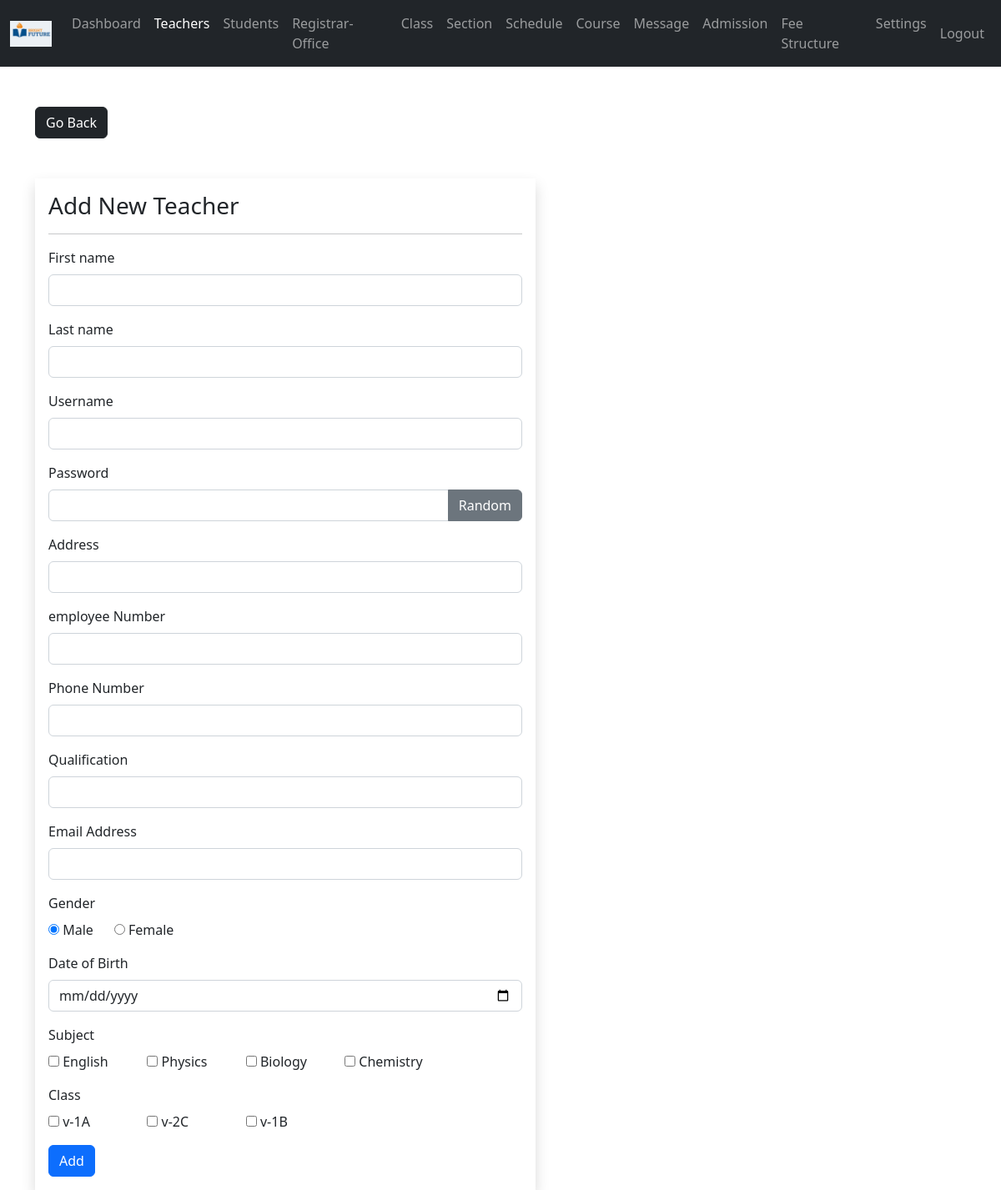
/admin/teacher-add.php (signed in), run on the app's committed database.
### tables this page shows
CREATE TABLE `subjects` (
  `subject_id` int(11) NOT NULL,
  `subject` varchar(31) NOT NULL,
  `subject_code` varchar(31) NOT NULL,
  `grade` int(11) NOT NULL
);

CREATE TABLE `class` (
  `class_id` int(11) NOT NULL,
  `grade` int(11) NOT NULL,
  `section` int(11) NOT NULL
);

CREATE TABLE `grades` (
  `grade_id` int(11) NOT NULL,
  `grade` varchar(31) NOT NULL,
  `grade_code` varchar(31) NOT NULL
);

CREATE TABLE `section` (
  `section_id` int(11) NOT NULL,
  `section` varchar(7) NOT NULL
);

### admin/data/subject.php (called while the page is built, shortened)
<?php
function getAllSubjects($conn){
   $sql = "SELECT * FROM subjects";
   $stmt = $conn->prepare($sql);
   $stmt->execute();
   if ($stmt->rowCount() >= 1) {
     $subjects = $stmt->fetchAll();
     return $subjects;
   }else {
   	return 0;
   }
}
 ?>

### admin/data/class.php (called while the page is built, shortened)
<?php
function getAllClasses($conn){
   $sql = "SELECT * FROM class";
   $stmt = $conn->prepare($sql);
   $stmt->execute();
   if ($stmt->rowCount() >= 1) {
     $classes = $stmt->fetchAll();
     return $classes;
   }else {
    return 0;
   }
}

### admin/data/grade.php (called while the page is built, shortened)
<?php
function getGradeById($grade_id, $conn){
   $sql = "SELECT * FROM grades
           WHERE grade_id=?";
   $stmt = $conn->prepare($sql);
   $stmt->execute([$grade_id]);
   if ($stmt->rowCount() == 1) {
     $grade = $stmt->fetch();
     return $grade;
   }else {
    return 0;
   }
}

### admin/data/section.php (called while the page is built, shortened)
<?php
function getSectioById($section_id, $conn){
   $sql = "SELECT * FROM section
           WHERE section_id=?";
   $stmt = $conn->prepare($sql);
   $stmt->execute([$section_id]);
   if ($stmt->rowCount() == 1) {
     $section = $stmt->fetch();
     return $section;
   }else {
    return 0;
   }
}

### admin/teacher-add.php (the view, shortened to what this page needs)
<?php
if (isset($_SESSION['admin_id']) &&
    isset($_SESSION['role'])) {
    if ($_SESSION['role'] == 'Admin') {
       include "../DB_connection.php";
       include "data/subject.php";
       include "data/grade.php";
       include "data/section.php";
       include "data/class.php";
       $subjects = getAllSubjects($conn);
       $classes = getAllClasses($conn);
       $fname = '';
       $lname = '';
       $uname = '';
       $address = '';
       $en = '';
       $pn = '';
       $qf = '';
       $email = '';
 ?>
<!DOCTYPE html>
<html lang="en">
<head>
	<link rel="stylesheet" href="https://cdn.jsdelivr.net/npm/bootstrap@5.2.0/dist/css/bootstrap.min.css">
	<link rel="stylesheet" href="../css/style.css">
  <link rel="stylesheet" href="https://cdnjs.cloudflare.com/ajax/libs/font-awesome/4.7.0/css/font-awesome.min.css">
</head>
<body>
    <?php
        include "inc/navbar.php";
     ?>
     <div class="container mt-5">
        <a href="teacher.php"
           class="btn btn-dark">Go Back</a>
        <form method="post"
              class="shadow p-3 mt-5 form-w"
              action="req/teacher-add.php">
        <h3>Add New Teacher</h3><hr>
        <div class="mb-3">
          <label class="form-label">First name</label>
          <input type="text"
                 class="form-control"
                 value="<?=$fname?>"
                 name="fname">
        </div>
        <div class="mb-3">
          <label class="form-label">Last name</label>
          <input type="text"
                 class="form-control"
                 value="<?=$lname?>"
                 name="lname">
        </div>
        <div class="mb-3">
          <label class="form-label">Username</label>
          <input type="text"
                 class="form-control"
                 value="<?=$uname?>"
                 name="username">
        </div>
        <div class="mb-3">
          <label class="form-label">Password</label>
          <div class="input-group mb-3">
              <input type="text"
                     class="form-control"
                     name="pass"
                     id="passInput">
              <button class="btn btn-secondary"
                      id="gBtn">
                      Random</button>
          </div>
        </div>
        <div class="mb-3">
          <label class="form-label">Address</label>
          <input type="text"
                 class="form-control"
                 value="<?=$address?>"
                 name="address">
        </div>
        <div class="mb-3">
          <label class="form-label">employee Number</label>
          <input type="text"
                 class="form-control"
                 value="<?=$en?>"
                 name="employee_number">
        </div>
        <div class="mb-3">
          <label class="form-label">Phone Number</label>
          <input type="text"
                 class="form-control"
                 value="<?=$pn?>"
                 name="phone_number">
        </div>
        <div class="mb-3">
          <label class="form-label">Qualification</label>
          <input type="text"
                 class="form-control"
                 value="<?=$qf?>"
                 name="qualification">
        </div>
        <div class="mb-3">
          <label class="form-label">Email Address</label>
          <input type="text"
                 class="form-control"
                 value="<?=$email?>"
                 name="email_address">
        </div>
        <div class="mb-3">
          <label class="form-label">Gender</label><br>
          <input type="radio"
                 value="Male"
                 checked
                 name="gender"> Male
                 &nbsp;&nbsp;&nbsp;&nbsp;
          <input type="radio"
                 value="Female"
                 name="gender"> Female
        </div>
        <div class="mb-3">
          <label class="form-label">Date of Birth</label>
          <input type="date"
                 class="form-control"
                 value=""
                 name="date_of_birth">
        </div>
        <div class="mb-3">
          <label class="form-label">Subject</label>
          <div class="row row-cols-5">
            <?php foreach ($subjects as $subject): ?>
            <div class="col">
              <input type="checkbox"
                     name="subjects[]"
                     value="<?=$subject['subject_id']?>">
                     <?=$subject['subject']?>
            </div>
            <?php endforeach ?>
          </div>
        </div>
        <div class="mb-3">
          <label class="form-label">Class</label>
          <div class="row row-cols-5">
            <?php foreach ($classes as $class): ?>
            <div class="col">
              <input type="checkbox"
                     name="classes[]"
                     value="<?=$class['class_id']?>">
                     <?php
                        $grade = getGradeById($class['grade'], $conn);
                        $section = getSectioById($class['section'], $conn);
                      ?>
                     <?=$grade['grade_code']?>-<?=$grade['grade'].$section['section']?>
            </div>
            <?php endforeach ?>
          </div>
        </div>
      <button type="submit" class="btn btn-primary">Add</button>
     </form>
     </div>
</body>
</html>
<?php
  }else {
    header("Location: ../login.php");
    exit;
  }
}else {
	header("Location: ../login.php");
	exit;
}
?>

### css/style.css (style rules this page uses)
.form-w { max-width: 600px; width: 100%; }

### data on the page
subjects: subject "English"
subjects: subject "Physics"
subjects: subject "Biology"
subjects: subject "Chemistry"
class: grades.grade_code "v", grades.grade "1", section.section "A"
class: grades.grade_code "v", grades.grade "2", section.section "C"
class: grades.grade_code "v", grades.grade "1", section.section "B"
